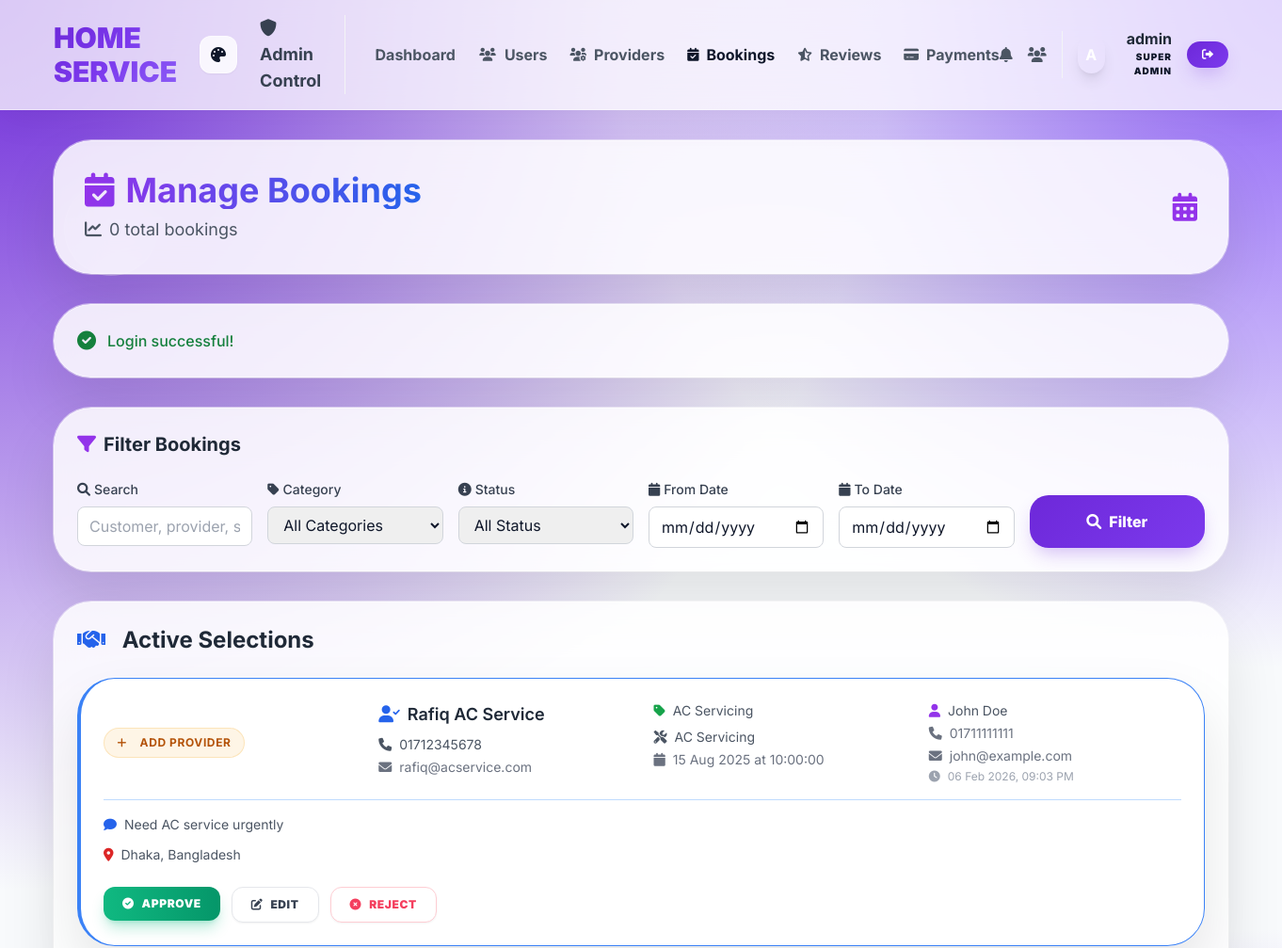
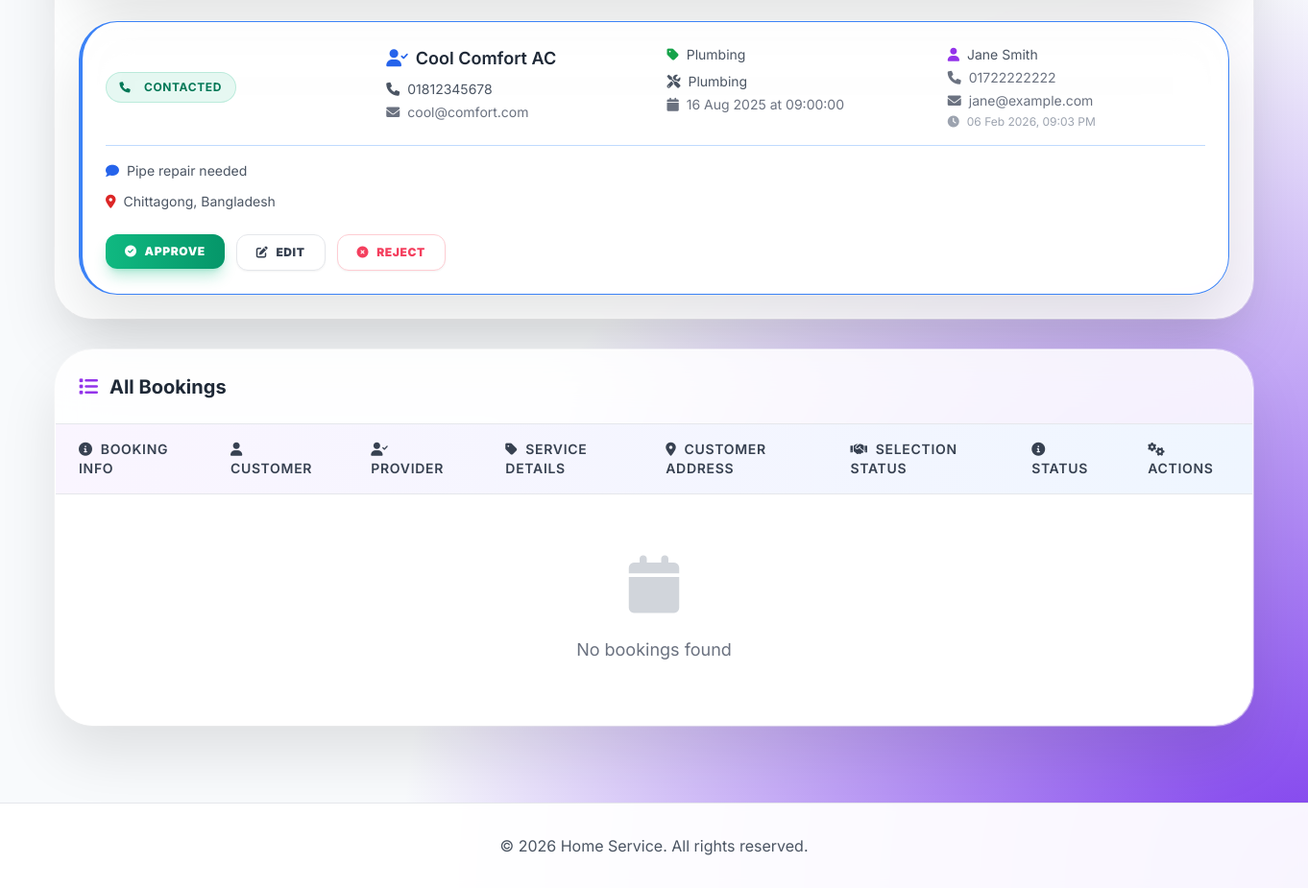
Screenshot of /admin/bookings.php (signed in) with the database file from the repository (2 pictures, top to bottom).
### tables this page shows
CREATE TABLE customer_provider_selections (
    id INT PRIMARY KEY AUTO_INCREMENT,
    customer_id INT NOT NULL,
    provider_id INT NOT NULL,
    category_id INT NOT NULL,
    service_type VARCHAR(255),
    preferred_date DATE NOT NULL,
    preferred_time TIME NOT NULL,
    customer_address TEXT,
    customer_notes TEXT,
    budget_min DECIMAL(10,2),
    budget_max DECIMAL(10,2),
    status ENUM('pending', 'contacted', 'accepted', 'rejected', 'expired') DEFAULT 'pending',
    customer_contacted_at TIMESTAMP NULL,
    provider_responded_at TIMESTAMP NULL,
    created_at TIMESTAMP DEFAULT CURRENT_TIMESTAMP,
    updated_at TIMESTAMP DEFAULT CURRENT_TIMESTAMP ON UPDATE CURRENT_TIMESTAMP,
    
    FOREIGN KEY (customer_id) REFERENCES users(id) ON DELETE CASCADE,
    FOREIGN KEY (provider_id) REFERENCES service_providers(id) ON DELETE CASCADE,
    FOREIGN KEY (category_id) REFERENCES service_categories(id) ON DELETE CASCADE,
    
    INDEX idx_customer_status (customer_id, status),
    INDEX idx_provider_status (provider_id, status),
    INDEX idx_category_status (category_id, status),
    INDEX idx_status_created (status, created_at)
);

CREATE TABLE service_providers (
    id INT PRIMARY KEY AUTO_INCREMENT,
    user_id INT,
    name VARCHAR(100) NOT NULL,
    phone VARCHAR(20) NOT NULL UNIQUE,
    email VARCHAR(100),
    password VARCHAR(255) NOT NULL,
    category_id INT,
    description TEXT,
    service_areas TEXT,
    price_min DECIMAL(10,2),
    price_max DECIMAL(10,2),
    hourly_rate DECIMAL(10,2),
    availability_hours TEXT,
    verification_status ENUM('pending', 'verified', 'rejected') DEFAULT 'pending',
    verification_badge BOOLEAN DEFAULT FALSE,
    nid_document VARCHAR(255),
    license_document VARCHAR(255),
    certificate_document VARCHAR(255),
    profile_picture VARCHAR(255),
    is_active BOOLEAN DEFAULT TRUE,
    created_at TIMESTAMP DEFAULT CURRENT_TIMESTAMP,
    updated_at TIMESTAMP DEFAULT CURRENT_TIMESTAMP ON UPDATE CURRENT_TIMESTAMP,
    FOREIGN KEY (category_id) REFERENCES service_categories(id),
    FOREIGN KEY (user_id) REFERENCES users(id)
);

CREATE TABLE service_categories (
    id INT PRIMARY KEY AUTO_INCREMENT,
    name VARCHAR(100) NOT NULL,
    name_bn VARCHAR(100),
    icon VARCHAR(50),
    description TEXT,
    is_active BOOLEAN DEFAULT TRUE,
    created_at TIMESTAMP DEFAULT CURRENT_TIMESTAMP
);

CREATE TABLE users (
    id INT PRIMARY KEY AUTO_INCREMENT,
    name VARCHAR(100) NOT NULL,
    email VARCHAR(100) UNIQUE,
    phone VARCHAR(20) NOT NULL UNIQUE,
    password VARCHAR(255) NOT NULL,
    language ENUM('en', 'bn') DEFAULT 'en',
    location VARCHAR(100),
    created_at TIMESTAMP DEFAULT CURRENT_TIMESTAMP,
    updated_at TIMESTAMP DEFAULT CURRENT_TIMESTAMP ON UPDATE CURRENT_TIMESTAMP
);

### admin/bookings.php (the view, shortened to what the rows shown need)
<?php
require_once '../includes/functions.php';
$currentLang = getLanguage();
$admin = getCurrentAdmin();
$activeSelections = fetchAll("
    SELECT cps.*, u.name as customer_name, u.phone as customer_phone, u.email as customer_email,
           sp.name as provider_name, sp.phone as provider_phone, sp.email as provider_email,
           sc.name as category_name, sc.name_bn as category_name_bn
    FROM customer_provider_selections cps
    JOIN users u ON cps.customer_id = u.id
    JOIN service_providers sp ON cps.provider_id = sp.id
    JOIN service_categories sc ON cps.category_id = sc.id
    WHERE cps.status IN ('pending', 'contacted')
    ORDER BY cps.created_at DESC
", []);
?>
<!DOCTYPE html>
<html lang="<?php echo $currentLang; ?>">
<head>
    <script src="https://cdn.tailwindcss.com"></script>
    <link href="https://cdnjs.cloudflare.com/ajax/libs/font-awesome/6.0.0/css/all.min.css" rel="stylesheet">
    <link rel="stylesheet" href="../assets/ui.css">
</head>
<body class="premium-bg min-h-screen">
    <header class="glass-nav sticky top-0 z-50">
        <nav class="container mx-auto px-4 py-4">
            <div class="flex justify-between items-center">
                <div class="flex items-center space-x-4">
                    <div class="flex items-center space-x-3 border-l border-gray-100 pl-4 ml-2">
                        <div class="w-10 h-10 rounded-full bg-gradient-to-br from-primary to-secondary flex items-center justify-center text-white font-bold shadow-lg">
                            <?php echo strtoupper(substr($admin['username'], 0, 1)); ?>
                        </div>
                        <div class="text-right hidden sm:block">
                            <div class="font-bold text-gray-800 leading-none"><?php echo htmlspecialchars($admin['username']); ?></div>
                            <div class="text-[10px] font-black uppercase text-primary tracking-widest mt-1">Super Admin</div>
                        </div>
                    </div>
                </div>
            </div>
        </nav>
    </header>
    <div class="container mx-auto px-4 py-8 relative z-10">
        <div class="glass-card p-8 mb-8">
            <div class="flex justify-between items-center">
                <div>
                    <h1 class="text-4xl font-bold bg-gradient-to-r from-purple-600 to-blue-600 bg-clip-text text-transparent mb-2">
                        <i class="fas fa-calendar-check mr-3"></i><?php echo $currentLang === 'en' ? 'Manage Bookings' : 'বুকিং পরিচালনা'; ?>
                    </h1>
                </div>
            </div>
        </div>
        <div class="glass-card p-6 mb-8">
            <h2 class="text-2xl font-bold text-gray-800 mb-6">
                <i class="fas fa-handshake mr-3 text-blue-600"></i>
                <?php echo $currentLang === 'en' ? 'Active Selections' : 'সক্রিয় নির্বাচন'; ?>
            </h2>
            <?php if (empty($activeSelections)): ?>
                <div class="text-center py-12">
                    <i class="fas fa-handshake text-6xl text-gray-300 mb-6"></i>
                    <p class="text-gray-500 text-lg">
                        <?php echo $currentLang === 'en' ? 'No active selections found' : 'কোনো সক্রিয় নির্বাচন পাওয়া যায়নি'; ?>
                    </p>
                </div>
            <?php else: ?>
                <div class="space-y-6">
                    <?php foreach ($activeSelections as $selection): ?>
                        <div class="glass-card p-6 border-l-4 border-blue-500">
                            <div class="grid grid-cols-1 lg:grid-cols-4 gap-6">
                                <div class="flex items-center">
                                    <span class="status-badge <?php echo $selection['status'] === 'pending' ? 'pending' : 'confirmed'; ?>">
                                        <?php if ($selection['status'] === 'pending'): ?>
                                            <i class="fas fa-plus mr-2"></i><?php echo $currentLang === 'en' ? 'Add Provider' : 'প্রদানকারী যোগ করুন'; ?>
                                        <?php elseif ($selection['status'] === 'contacted'): ?>
                                            <i class="fas fa-phone mr-2"></i><?php echo $currentLang === 'en' ? 'Contacted' : 'যোগাযোগ করা হয়েছে'; ?>
                                        <?php endif; ?>
                                    </span>
                                </div>
                                <div>
                                    <h4 class="font-semibold text-gray-800 mb-2 text-lg">
                                        <i class="fas fa-user-check mr-2 text-blue-600"></i><?php echo htmlspecialchars($selection['provider_name']); ?>
                                    </h4>
                                    <p class="text-sm text-gray-600 mb-1">
                                        <i class="fas fa-phone mr-2"></i><?php echo htmlspecialchars($selection['provider_phone']); ?>
                                    </p>
                                    <p class="text-sm text-gray-500">
                                        <i class="fas fa-envelope mr-2"></i><?php echo htmlspecialchars($selection['provider_email']); ?>
                                    </p>
                                </div>
                                <div>
                                    <p class="text-sm text-gray-600 mb-2">
                                        <i class="fas fa-tag mr-2 text-green-600"></i><?php echo $currentLang === 'en' ? $selection['category_name'] : $selection['category_name_bn']; ?>
                                    </p>
                                    <?php if ($selection['service_type']): ?>
                                        <p class="text-sm text-gray-600 mb-1">
                                            <i class="fas fa-tools mr-2"></i><?php echo htmlspecialchars($selection['service_type']); ?>
                                        </p>
                                    <?php endif; ?>
                                    <p class="text-sm text-gray-500">
                                        <i class="fas fa-calendar mr-2"></i><?php echo formatDate($selection['preferred_date']); ?> at <?php echo $selection['preferred_time']; ?>
                                    </p>
                                </div>
                                <div>
                                    <p class="text-sm text-gray-600 mb-1">
                                        <i class="fas fa-user mr-2 text-purple-600"></i><?php echo htmlspecialchars($selection['customer_name']); ?>
                                    </p>
                                    <p class="text-sm text-gray-500 mb-1">
                                        <i class="fas fa-phone mr-2"></i><?php echo htmlspecialchars($selection['customer_phone']); ?>
                                    </p>
                                    <p class="text-sm text-gray-500 mb-1">
                                        <i class="fas fa-envelope mr-2"></i><?php echo htmlspecialchars($selection['customer_email']); ?>
                                    </p>
                                    <p class="text-xs text-gray-400">
                                        <i class="fas fa-clock mr-2"></i><?php echo formatDateTime($selection['created_at']); ?>
                                    </p>
                                </div>
                            </div>
                            <?php if ($selection['customer_notes']): ?>
                                <div class="mt-4 pt-4 border-t border-blue-200">
                                    <p class="text-sm text-gray-600">
                                        <i class="fas fa-comment mr-2 text-blue-600"></i><?php echo htmlspecialchars($selection['customer_notes']); ?>
                                    </p>
                                </div>
                            <?php endif; ?>
                            <?php if ($selection['customer_address']): ?>
                                <div class="mt-3">
                                    <p class="text-sm text-gray-600">
                                        <i class="fas fa-map-marker-alt mr-2 text-red-600"></i><?php echo htmlspecialchars($selection['customer_address']); ?>
                                    </p>
                                </div>
                            <?php endif; ?>
                            <div class="mt-6 flex flex-wrap gap-3">
                                <form method="POST" onsubmit="return confirm('<?php echo $currentLang === 'en' ? 'Approve this selection?' : 'এই নির্বাচন অনুমোদন করবেন?'; ?>')">
                                    <button type="submit" class="flex items-center px-5 py-2.5 bg-gradient-to-r from-emerald-500 to-emerald-600 text-white rounded-xl shadow-lg shadow-emerald-500/30 hover:shadow-emerald-500/50 hover:-translate-y-1 transition-all font-black text-xs uppercase tracking-wider">
                                        <i class="fas fa-check-circle mr-2"></i><?php echo $currentLang === 'en' ? 'Approve' : 'অনুমোদন'; ?>
                                    </button>
                                </form>
                                <a href="edit_selection.php?id=<?php echo $selection['id']; ?>" class="flex items-center px-5 py-2.5 bg-white border border-gray-200 text-gray-700 rounded-xl shadow-sm hover:border-primary hover:text-primary hover:-translate-y-1 transition-all font-black text-xs uppercase tracking-wider">
                                    <i class="fas fa-edit mr-2"></i><?php echo $currentLang === 'en' ? 'Edit' : 'সম্পাদনা'; ?>
                                </a>
                                <form method="POST" onsubmit="return confirm('<?php echo $currentLang === 'en' ? 'Reject this selection?' : 'এই নির্বাচন প্রত্যাখ্যান করবেন?'; ?>')">
                                    <button type="submit" class="flex items-center px-5 py-2.5 bg-white border border-rose-200 text-rose-500 rounded-xl shadow-sm hover:bg-rose-50 hover:border-rose-300 hover:-translate-y-1 transition-all font-black text-xs uppercase tracking-wider">
                                        <i class="fas fa-times-circle mr-2"></i><?php echo $currentLang === 'en' ? 'Reject' : 'প্রত্যাখ্যান'; ?>
                                    </button>
                                </form>
                            </div>
                        </div>
                    <?php endforeach; ?>
                </div>
            <?php endif; ?>
        </div>
        <div class="glass-card overflow-hidden">
            <div class="overflow-x-auto">
                <table class="min-w-full divide-y divide-gray-200">
                    <thead class="bg-gradient-to-r from-purple-50 to-blue-50">
                        <tr>
                            <th class="px-6 py-4 text-left text-sm font-semibold text-gray-700 uppercase tracking-wider">
                                <i class="fas fa-info-circle mr-2"></i><?php echo $currentLang === 'en' ? 'Booking Info' : 'বুকিং তথ্য'; ?>
                            </th>
                            <th class="px-6 py-4 text-left text-sm font-semibold text-gray-700 uppercase tracking-wider">
                                <i class="fas fa-user mr-2"></i><?php echo $currentLang === 'en' ? 'Customer' : 'গ্রাহক'; ?>
                            </th>
                            <th class="px-6 py-4 text-left text-sm font-semibold text-gray-700 uppercase tracking-wider">
                                <i class="fas fa-user-check mr-2"></i><?php echo $currentLang === 'en' ? 'Provider' : 'প্রদানকারী'; ?>
                            </th>
                            <th class="px-6 py-4 text-left text-sm font-semibold text-gray-700 uppercase tracking-wider">
                                <i class="fas fa-tag mr-2"></i><?php echo $currentLang === 'en' ? 'Service Details' : 'সেবার বিবরণ'; ?>
                            </th>
                            <th class="px-6 py-4 text-left text-sm font-semibold text-gray-700 uppercase tracking-wider">
                                <i class="fas fa-map-marker-alt mr-2"></i><?php echo $currentLang === 'en' ? 'Customer Address' : 'গ্রাহকের ঠিকানা'; ?>
                            </th>
                            <th class="px-6 py-4 text-left text-sm font-semibold text-gray-700 uppercase tracking-wider">
                                <i class="fas fa-handshake mr-2"></i><?php echo $currentLang === 'en' ? 'Selection Status' : 'নির্বাচনের অবস্থা'; ?>
                            </th>
                            <th class="px-6 py-4 text-left text-sm font-semibold text-gray-700 uppercase tracking-wider">
                                <i class="fas fa-info-circle mr-2"></i><?php echo $currentLang === 'en' ? 'Status' : 'অবস্থা'; ?>
                            </th>
                            <th class="px-6 py-4 text-left text-sm font-semibold text-gray-700 uppercase tracking-wider">
                                <i class="fas fa-cogs mr-2"></i><?php echo $currentLang === 'en' ? 'Actions' : 'কর্ম'; ?>
                            </th>
                        </tr>
                    </thead>
                </table>
            </div>
        </div>
    </div>
</body>
</html>

### rows the page displays
customer_provider_selections: status "pending" (drawn), provider.name "Rafiq AC Service", provider.phone "01712345678", provider.email "rafiq@acservice.com", category.name "AC Servicing", service_type "AC Servicing", preferred_date "15 Aug 2025", preferred_time "10:00:00", customer.name "John Doe", customer.phone "01711111111", customer.email "john@example.com", created_at "06 Feb 2026, 09:03 PM", customer_notes "Need AC service urgently", customer_address "Dhaka, Bangladesh"
customer_provider_selections: status "contacted" (drawn), provider.name "Cool Comfort AC", provider.phone "01812345678", provider.email "cool@comfort.com", category.name "Plumbing", service_type "Plumbing", preferred_date "16 Aug 2025", preferred_time "09:00:00", customer.name "Jane Smith", customer.phone "01722222222", customer.email "jane@example.com", created_at "06 Feb 2026, 09:03 PM", customer_notes "Pipe repair needed", customer_address "Chittagong, Bangladesh"

### other values shown
substr($admin['username'], 0, 1) "A"
$admin['username'] "admin"
count($bookings) "0"
$flash['message'] "Login successful!"
